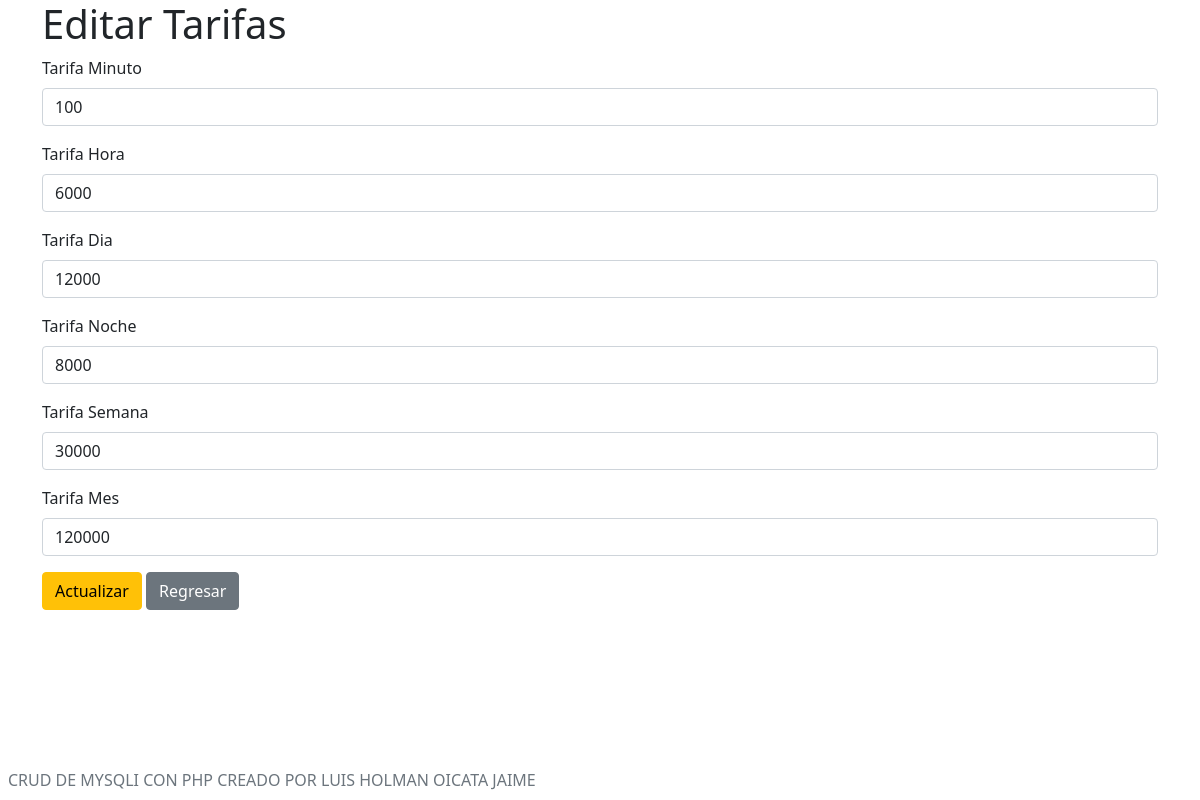
The app's page /Tarifas/editar.php?id=1 with its own data.
### tables this page shows
CREATE TABLE `tarifas` (
  `idTarifas` int(8) NOT NULL,
  `Tarifa_minuto` int(8) NOT NULL,
  `Tarifa_hora` int(8) NOT NULL,
  `Tarifa_dia` int(8) NOT NULL,
  `Tarifa_noche` int(8) NOT NULL,
  `Tarifa_semana` int(8) NOT NULL,
  `Tarifa_mes` int(8) NOT NULL
);

### Tarifas/editar.php (the view, shortened to what this page needs)
<?php
include_once "encabezado.php";
$mysqli=include_once "../Database/conexion.php";
$idTarifas =$_GET["id"];
$resultadoQuery=$mysqli->prepare("SELECT idTarifas,
Tarifa_minuto,
Tarifa_hora,
Tarifa_dia,
Tarifa_noche,
Tarifa_semana,
Tarifa_mes
FROM tarifas WHERE idTarifas=? ");
$resultadoQuery->bind_param("i",$idTarifas);
$resultadoQuery-> execute();
$resultadoData=$resultadoQuery->get_result();
$infoCliente=$resultadoData->fetch_assoc();
?>
<div class="container">
<div class="row">
    <div class="col-12">
        <h1>Editar Tarifas</h1>
        <form action="actualizar.php" method="POST">
            <div class="mb-3">
            <label for="minuto" class="form-label">Tarifa Minuto</label>
            <input type="text" class="form-control" value="<?php echo $infoCliente["Tarifa_minuto"] ?>" name="minuto" id="minuto" placeholder="Ingrese tarifa por minuto">
            </div>
            <div class="mb-3">
            <label for="hora" class="form-label">Tarifa Hora</label>
            <input type="text" class="form-control" value="<?php echo $infoCliente["Tarifa_hora"] ?>" name="hora" id="hora" placeholder="Ingrese tarifa por hora">
            </div>
            <div class="mb-3">
            <label for="dia" class="form-label">Tarifa Dia</label>
            <input type="text" class="form-control" value="<?php echo $infoCliente["Tarifa_dia"] ?>" name="dia" id="dia" placeholder="Ingrese tarifa por dia">
            </div>
            <div class="mb-3">
            <label for="noche" class="form-label">Tarifa Noche</label>
            <input type="text" class="form-control" value="<?php echo $infoCliente["Tarifa_noche"] ?>" name="noche" id="noche" placeholder="Ingrese tarifa por noche">
            </div>
            <div class="mb-3">
            <label for="semana" class="form-label">Tarifa Semana</label>
            <input type="text" class="form-control" value="<?php echo $infoCliente["Tarifa_semana"] ?>" name="semana" id="semana" placeholder="Ingrese tarifa por semana">
            </div>
            <div class="mb-3">
            <label for="mes" class="form-label">Tarifa Mes</label>
            <input type="text" class="form-control" value="<?php echo $infoCliente["Tarifa_mes"] ?>" name="mes" id="mes" placeholder="Ingrese tarifa por mes">
            </div>
            <div class="mb-3">
            <button class="btn btn-warning">Actualizar</button>
            <a class="btn btn-secondary" href="listar.php">Regresar</a>
            </div>
        </form>
    </div>
    </div>
</div>
<?php include_once "pie.php" ?>

### records on screen
tarifas: minuto "100", hora "6000", dia "12000", noche "8000", semana "30000", mes "120000"
